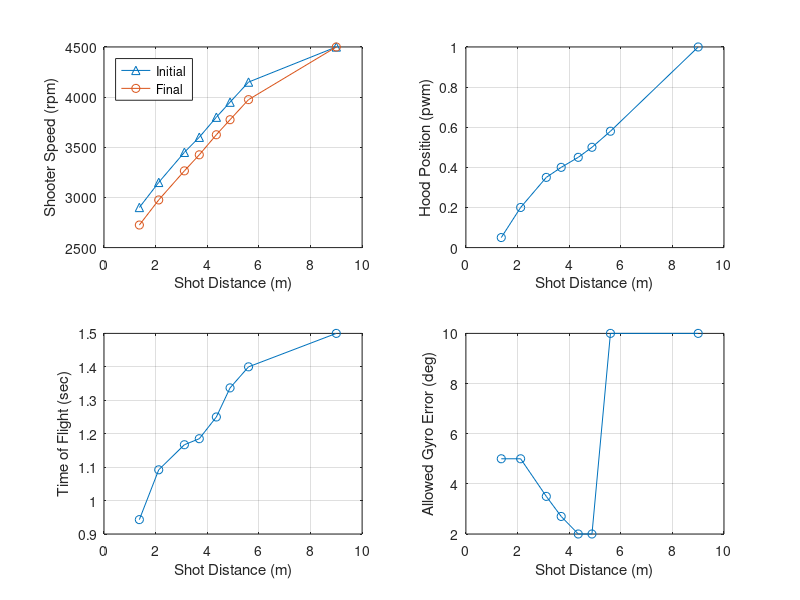

Write MATLAB code to recreate this figure.
%% Output Overrides
TEST_Output_Override_Flag = 0;
TEST_Transfer_Motor_DC_OV = 0;
TEST_Feeder_Motor_DC_OV = 0;
TEST_Shooter_Motor_DC_Left_OV = 0;
TEST_Shooter_Motor_DC_Center_OV = 0;
TEST_Shooter_Motor_DC_Right_OV = 0;
TEST_Desired_Hood_Enable_OV = 0;
TEST_Desired_Hood_Pos_OV = 0.05;
TEST_Intake_Arm_Motor_DC_OV = 0;
TEST_Intake_Roller_Motor_DC_OV = 0;

%% Field Element Position Data
Field_BlueAllianceZoneX = 182.11*0.0254;             % Meters
Field_RedAllianceZoneX  = (651.22-182.11)*0.0254;    % Meters
Field_Blue_Hub_X        = 182.11*0.0254;             % Meters
Field_Hub_Y             = 158.84*0.0254;             % Meters
Field_Red_Hub_X         = (651.22-182.11)*0.0254;    % Meters
Field_Pass_Y_Top        = (317.69-(96))*0.0254;
Field_Pass_Y_Bottom     = (96)*0.0254;
Field_Blue_Pass_X       = (156.61/2)*0.0254;
Field_Red_Pass_X        = (651.22-((156.61/2)))*0.0254;

%% Shooting Control Data
% Targets
Rebuilt_Transfer_Minimum_Factor = 0.8;
Rebuilt_Target_Transfer_Speed = 4000;   % rpm
Rebuilt_Negative_Feeder_Speed = -3000;  % this was -1000 with a 1:1 gear ratio
Rebuilt_Target_Feeder_Speed = 3*Rebuilt_Target_Transfer_Speed*0.84;  % rpm
% The 3 factor is for the 3:1 gear box.
% The 0.84 factor sets feeder belt linear speed to match transfer wheel surface linear speed
% Assumes 4 inch diameter transfer wheels and 24 tooth pulleys driving the belts

Rebuilt_Shot_Init_Time = 0.4; % Seconds

% Condition Checks
Rebuilt_Shoot_Robot_Velocity_Max = 1.7;   % meter/second
Rebuilt_Shoot_Motor_Max_Error = 100;    % rpm
Rebuilt_Shoot_Hood_Pos_Max_Error = 0.03;    % pwm position
Feeder_Max_Pulsetime = 1000; % seconds

% Check if Hub is Active for Scoring
Rebuilt_Match_Time_Transition  = 10; 
Rebuilt_Match_Time_Shift_1  = 35; 
Rebuilt_Match_Time_Shift_2  = 60; 
Rebuilt_Match_Time_Shift_3  = 85;
Rebuilt_Match_Time_Shift_4  = 110;
Rebuilt_Match_Time_Auto_Timer  = 30;
Rebuilt_Match_Time_Shift_Timer  = 25;
Rebuilt_Match_Time_End_Game_Timer = 30; 
Rebuilt_Match_Time_Shoot_Early = 2;

% Iteration error target threshold
Rebuilt_Shoot_Target_Error_Thresh = 0.1;    % Meters

Rebuilt_Des_Gyro_Shoot_Offset = 0;  % Degrees

% Distance (m)
Rebuilt_Shoot_Dist_0 = 1.370;
Rebuilt_Shoot_Dist_1 = 2.120;
Rebuilt_Shoot_Dist_2 = 3.115;
Rebuilt_Shoot_Dist_3 = 3.692;
Rebuilt_Shoot_Dist_4 = 4.353;
Rebuilt_Shoot_Dist_5 = 4.884;
Rebuilt_Shoot_Dist_6 = 5.6;
Rebuilt_Shoot_Dist_7 = 9.0;

% Desired_Shooter_Motor_Speed Init (rpm)
Rebuilt_Shoot_Shooter_Spd_I_0 = 2900;
Rebuilt_Shoot_Shooter_Spd_I_1 = 3150;
Rebuilt_Shoot_Shooter_Spd_I_2 = 3450;
Rebuilt_Shoot_Shooter_Spd_I_3 = 3600;
Rebuilt_Shoot_Shooter_Spd_I_4 = 3800;  %3850
Rebuilt_Shoot_Shooter_Spd_I_5 = 3950;
Rebuilt_Shoot_Shooter_Spd_I_6 = 4150;
Rebuilt_Shoot_Shooter_Spd_I_7 = 4500;

% Desired_Shooter_Motor_Speed (rpm)
Rebuilt_Shoot_Shooter_Spd_0 = 2725;
Rebuilt_Shoot_Shooter_Spd_1 = 2975;
Rebuilt_Shoot_Shooter_Spd_2 = 3265;
Rebuilt_Shoot_Shooter_Spd_3 = 3425;
Rebuilt_Shoot_Shooter_Spd_4 = 3625;  %3525
Rebuilt_Shoot_Shooter_Spd_5 = 3775;
Rebuilt_Shoot_Shooter_Spd_6 = 3975;
Rebuilt_Shoot_Shooter_Spd_7 = 4500;

% Desired Hood Position (pwm)
Rebuilt_Shoot_Hood_Pos_0 = 0.05;
Rebuilt_Shoot_Hood_Pos_1 = 0.20;
Rebuilt_Shoot_Hood_Pos_2 = 0.35;
Rebuilt_Shoot_Hood_Pos_3 = 0.4;
Rebuilt_Shoot_Hood_Pos_4 = 0.45;
Rebuilt_Shoot_Hood_Pos_5 = 0.5;
Rebuilt_Shoot_Hood_Pos_6 = 0.58;
Rebuilt_Shoot_Hood_Pos_7 = 1;

% Time of Flight (sec)
Rebuilt_Shoot_TOF_0 = 0.943;
Rebuilt_Shoot_TOF_1 = 1.092;
Rebuilt_Shoot_TOF_2 = 1.167;
Rebuilt_Shoot_TOF_3 = 1.185;
Rebuilt_Shoot_TOF_4 = 1.250;
Rebuilt_Shoot_TOF_5 = 1.337;
Rebuilt_Shoot_TOF_6 = 1.4;
Rebuilt_Shoot_TOF_7 = 1.5;

% Allowed Gyro Error (degrees ... convert to radians in model)
Rebuilt_Shoot_Gyro_Err_0 = 5;
Rebuilt_Shoot_Gyro_Err_1 = 5;
Rebuilt_Shoot_Gyro_Err_2 = 3.5;
Rebuilt_Shoot_Gyro_Err_3 = 2.7;
Rebuilt_Shoot_Gyro_Err_4 = 2;
Rebuilt_Shoot_Gyro_Err_5 = 2;
Rebuilt_Shoot_Gyro_Err_6 = 10;
Rebuilt_Shoot_Gyro_Err_7 = 10;

% PLOT TABLES
    plot_dist     = [Rebuilt_Shoot_Dist_0 Rebuilt_Shoot_Dist_1 Rebuilt_Shoot_Dist_2 Rebuilt_Shoot_Dist_3 Rebuilt_Shoot_Dist_4 Rebuilt_Shoot_Dist_5 Rebuilt_Shoot_Dist_6 Rebuilt_Shoot_Dist_7];
    plot_shooter_i= [Rebuilt_Shoot_Shooter_Spd_I_0 Rebuilt_Shoot_Shooter_Spd_I_1 Rebuilt_Shoot_Shooter_Spd_I_2 Rebuilt_Shoot_Shooter_Spd_I_3 Rebuilt_Shoot_Shooter_Spd_I_4 Rebuilt_Shoot_Shooter_Spd_I_5 Rebuilt_Shoot_Shooter_Spd_I_6 Rebuilt_Shoot_Shooter_Spd_I_7];
    plot_shooter  = [Rebuilt_Shoot_Shooter_Spd_0 Rebuilt_Shoot_Shooter_Spd_1 Rebuilt_Shoot_Shooter_Spd_2 Rebuilt_Shoot_Shooter_Spd_3 Rebuilt_Shoot_Shooter_Spd_4 Rebuilt_Shoot_Shooter_Spd_5 Rebuilt_Shoot_Shooter_Spd_6 Rebuilt_Shoot_Shooter_Spd_7];
    plot_hood     = [Rebuilt_Shoot_Hood_Pos_0 Rebuilt_Shoot_Hood_Pos_1 Rebuilt_Shoot_Hood_Pos_2 Rebuilt_Shoot_Hood_Pos_3 Rebuilt_Shoot_Hood_Pos_4 Rebuilt_Shoot_Hood_Pos_5 Rebuilt_Shoot_Hood_Pos_6 Rebuilt_Shoot_Hood_Pos_7];
    plot_tof      = [Rebuilt_Shoot_TOF_0 Rebuilt_Shoot_TOF_1 Rebuilt_Shoot_TOF_2 Rebuilt_Shoot_TOF_3 Rebuilt_Shoot_TOF_4 Rebuilt_Shoot_TOF_5 Rebuilt_Shoot_TOF_6 Rebuilt_Shoot_TOF_7];
    plot_gyro_err = [Rebuilt_Shoot_Gyro_Err_0 Rebuilt_Shoot_Gyro_Err_1 Rebuilt_Shoot_Gyro_Err_2 Rebuilt_Shoot_Gyro_Err_3 Rebuilt_Shoot_Gyro_Err_4 Rebuilt_Shoot_Gyro_Err_5 Rebuilt_Shoot_Gyro_Err_6 Rebuilt_Shoot_Gyro_Err_7];
    
    figure(1)
    subplot(2,2,1), hold off
    plot(plot_dist,plot_shooter_i,'-^')
    hold on
    plot(plot_dist,plot_shooter,'-o')
    xlabel('Shot Distance (m)')
    ylabel('Shooter Speed (rpm)')
    grid on
    legend('Initial','Final','Location','northwest')
    
    subplot(2,2,2)
    plot(plot_dist,plot_hood,'-o')
    xlabel('Shot Distance (m)')
    ylabel('Hood Position (pwm)')
    grid on
    
    subplot(2,2,3)
    plot(plot_dist,plot_tof,'-o')
    xlabel('Shot Distance (m)')
    ylabel('Time of Flight (sec)')
    grid on
    
    subplot(2,2,4)
    plot(plot_dist,plot_gyro_err,'-o')
    xlabel('Shot Distance (m)')
    ylabel('Allowed Gyro Error (deg)')
    grid on
    
    % need to clear from workspace so not included in code generation
    clear plot_dist plot_shooter plot_hood plot_tof plot_gyro_err

% Control Parameters to Calculate Duty Cycle
Rebuilt_Feeder_Motor_Gain_FF = 1/6048;

Rebuilt_Transfer_Motor_Gain_FF = 1/7854;
Rebuilt_Transfer_Motor_Gain_P = 0.0001;
Rebuilt_Transfer_Motor_Gain_I = 0.001*0.02;
Rebuilt_Transfer_Error_Integral_Enable = 300;

Rebuilt_Shooter_Motor_Gain_FF = 1/6048;
Rebuilt_Shooter_Motor_Gain_P = 0.001;
Rebuilt_Shooter_Motor_Gain_I = 0.001*0.02;
Rebuilt_Shooter_Error_Integral_Enable = 300;

% Hood Position Servo Properties
Rebuilt_Hood_Servo_Pos_Min = 0.05;
Rebuilt_Hood_Servo_Pos_Max = 1;
Rebuilt_Hood_Servo_Rate_Limit_Inc = 32/50*0.02;   % no load 32 mm/sec, total stroke 50 mm
Rebuilt_Hood_Servo_Rate_Limit_Dec = -Rebuilt_Hood_Servo_Rate_Limit_Inc;

%% Intake
Rebuilt_Intake_Des_Angle_In = -40;
Rebuilt_Intake_Meas_In_Disable = -20;   % disable motor when angle is less than this value and the desired anle is the in angle
Rebuilt_Intake_Meas_Out_Disable = 80;   % disable motor when angle is more than this value and the desired anle is the out angle
Rebuilt_Intake_Des_Angle_Out = 90;

Rebuilt_Intake_Cycle_Angle_In = -10;
Rebuilt_Intake_Cycle_Angle_Out = 10;

Rebuilt_Intake_RL_Inc =  3;
Rebuilt_Intake_RL_Dec = -3;

Rebuilt_Intake_Arm_Gain_P = 0.008;
Rebuilt_Intake_Arm_Gain_D = 0;

Rebuilt_Roller_Desired_Speed = 4500;
Rebuilt_Roller_Motor_Gain_FF = 1/6048;
Rebuilt_Roller_Motor_Gain_P = 0.0001;
Rebuilt_Roller_Motor_Gain_I = 0.001*0.02;
Rebuilt_Roller_Error_Integral_Enable = 300;
